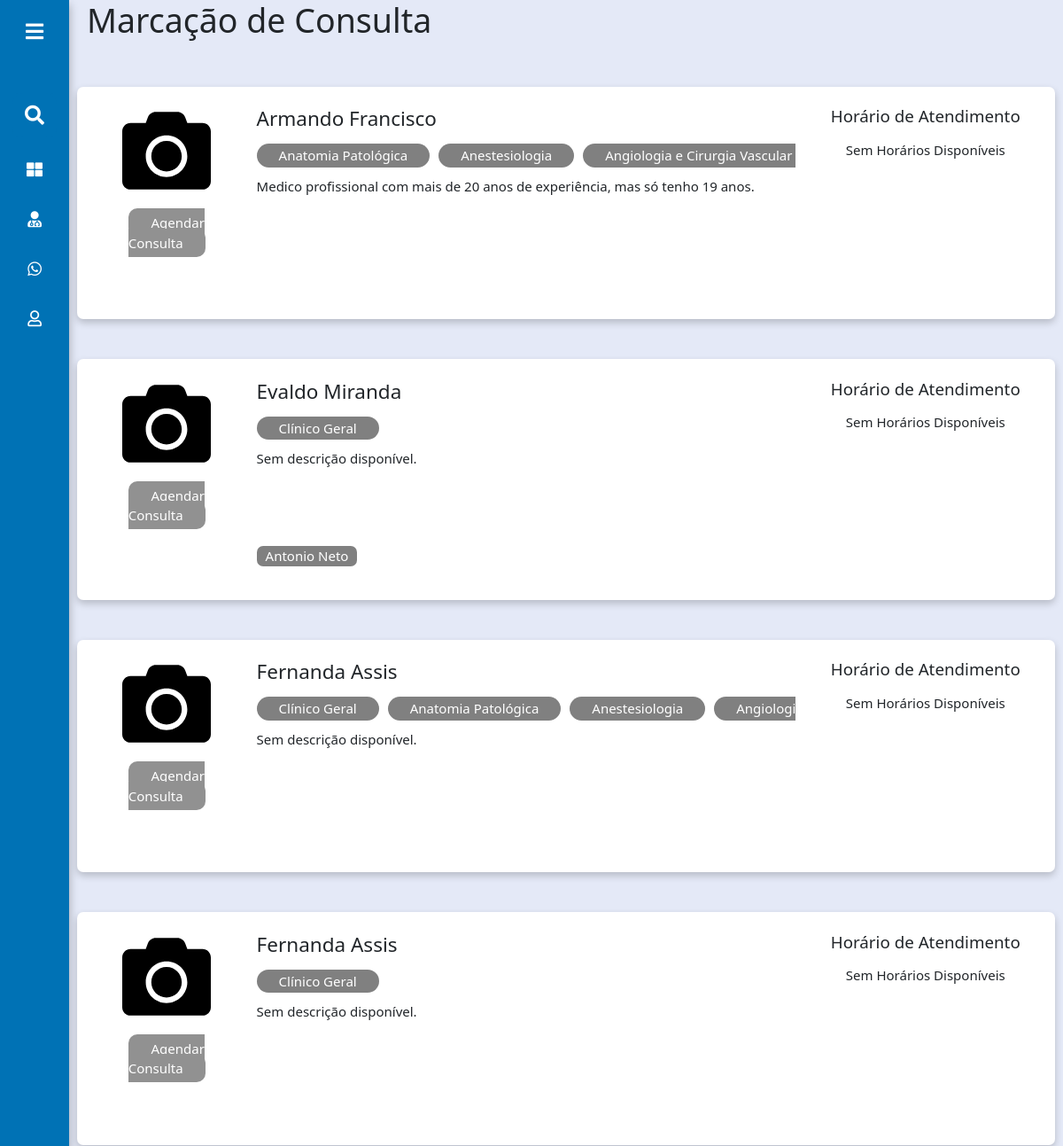
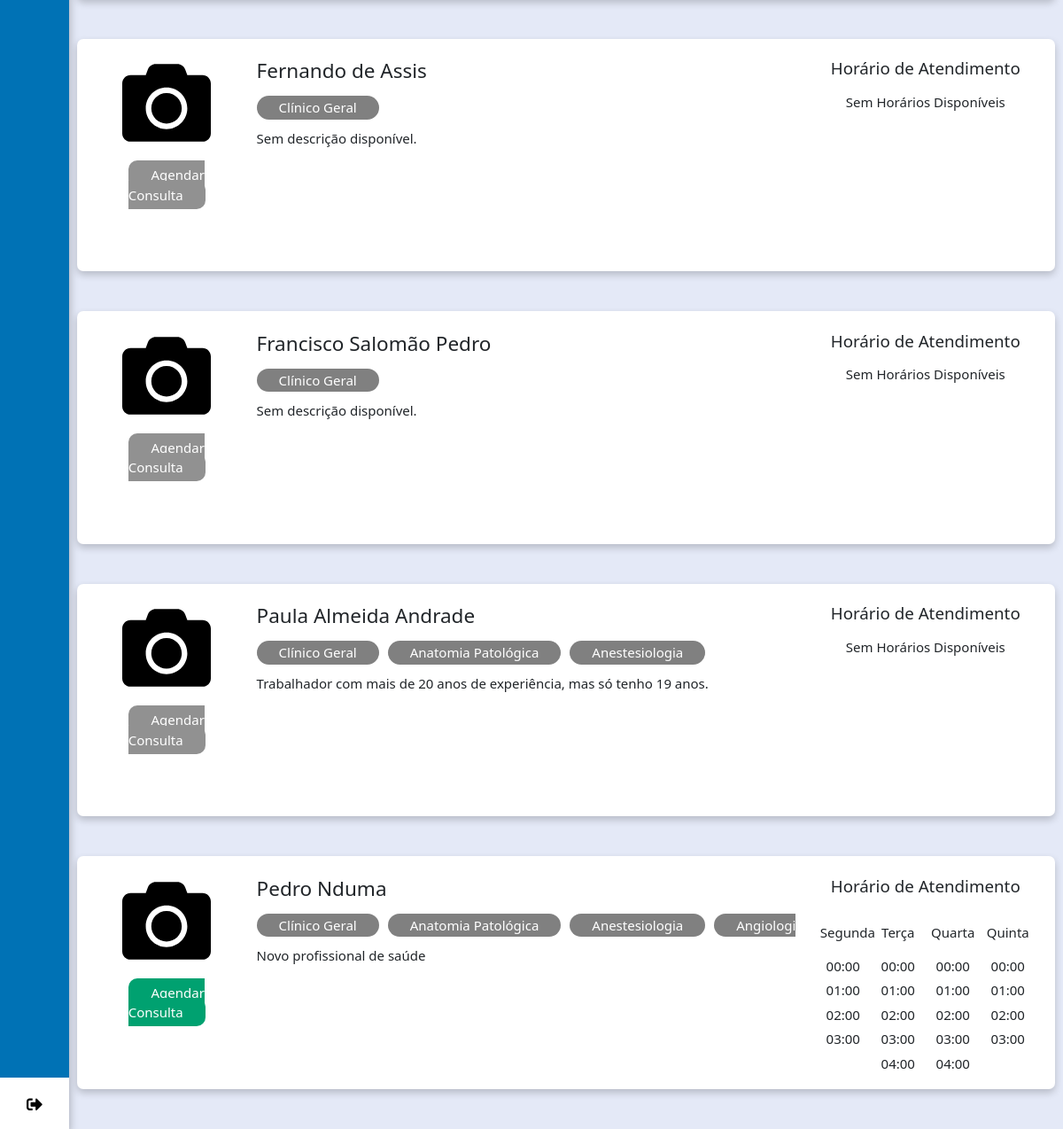
Page /interfaceusuario/Paciente/consulta.php (signed in) on the earlier database version (2 pictures, top to bottom).
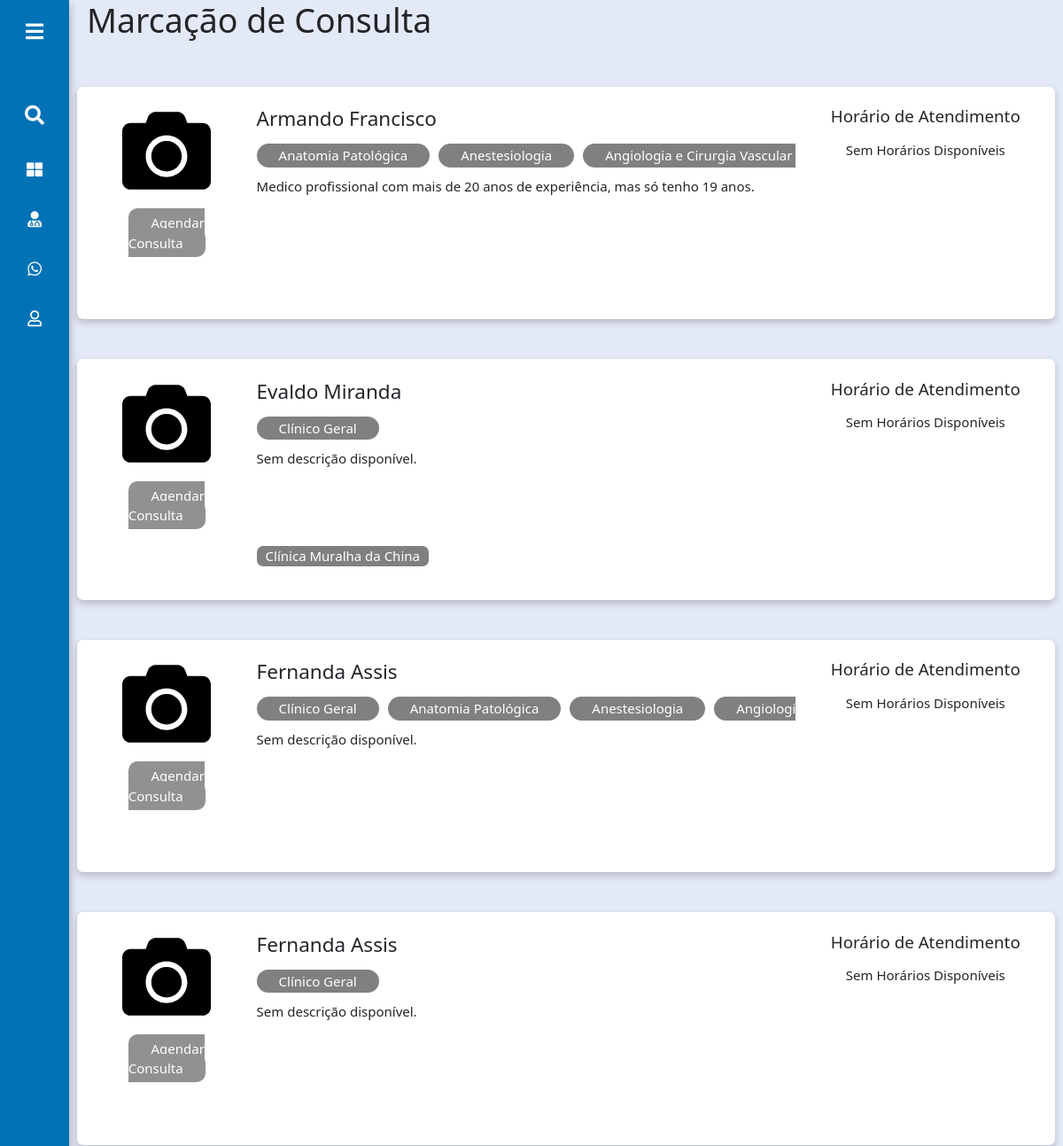
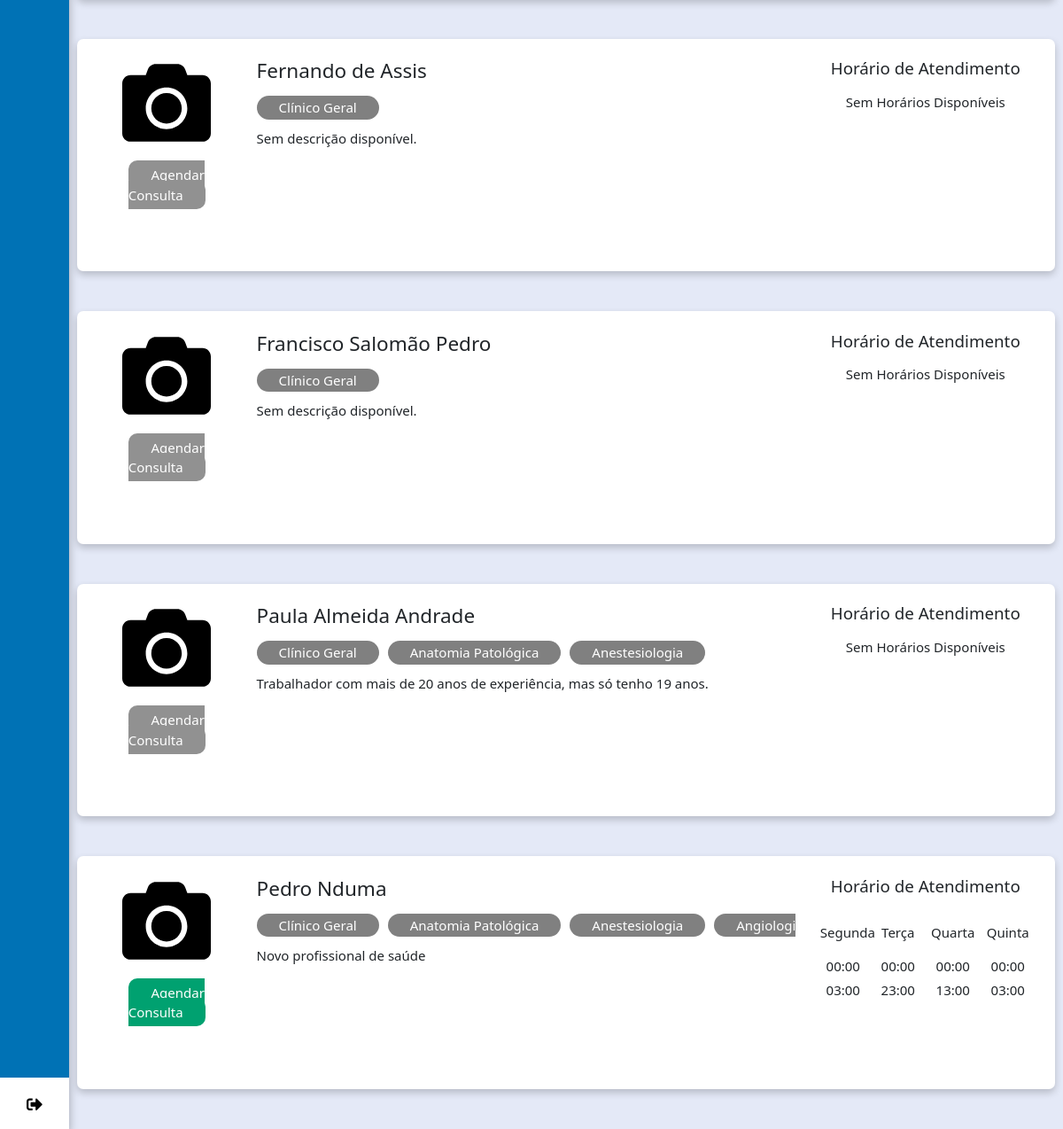
Same page on the later database version (2 pictures, top to bottom).
### tables this page shows
CREATE TABLE `pessoa` (
  `idPessoa` int(11) NOT NULL,
  `nomeUtilizador` varchar(100) DEFAULT NULL,
  `password` varchar(150) DEFAULT NULL,
  `nome` varchar(200) DEFAULT NULL,
  `peso` float DEFAULT NULL,
  `dataNasc` date DEFAULT NULL,
  `genero` varchar(25) DEFAULT NULL,
  `estCivil` varchar(25) DEFAULT NULL,
  `tipoSang` varchar(10) DEFAULT NULL,
  `tipoUser` varchar(20) DEFAULT NULL,
  `endereco` varchar(100) NOT NULL,
  `codMunicipio` int(11) NOT NULL,
  `documentoIdentificacao` varchar(100) NOT NULL,
  `numeroDocumento` varchar(100) NOT NULL,
  `foto` varchar(255) NOT NULL
);

CREATE TABLE `medico` (
  `numOrdem` varchar(20) NOT NULL,
  `idPessoa` int(11) DEFAULT NULL,
  `descricao` varchar(200) NOT NULL
);

CREATE TABLE `especialidademedico` (
  `numOrdem` varchar(20) DEFAULT NULL,
  `codEspecialidade` int(11) DEFAULT NULL
);

CREATE TABLE `especialidade` (
  `codEspecialidade` int(11) NOT NULL,
  `nome` varchar(100) DEFAULT NULL
);

CREATE TABLE `horariomedico` (
  `codHorarioMedico` int(11) NOT NULL,
  `diaSemana` varchar(40) NOT NULL,
  `horarioAtendimento` varchar(400) NOT NULL,
  `numOrdem` varchar(20) NOT NULL
);

### interfaceusuario/Paciente/consulta.php (the view, shortened to what this page needs)
<!DOCTYPE html>
<html lang="pt-PT">
<head>
  <link rel="stylesheet" type="text/css" href="../../css/estilo.css">
  <link rel="stylesheet" type="text/css" href="../../css/bootstrap.min.css">
  <link rel="stylesheet" type="text/css" href="../../css/all.css">
  <link rel="stylesheet" type="text/css" href="../../css/marcacao.css">
</head>
<body>
  <?php include_once "menu.php"; ?>
  <section class="home-section" id="perfil">
    <div class="text">
      <div class="row userNameTitle">
        <div class="col-lg-12">
          <h1>Marcação de Consulta</h1>
        </div>
        <div class="col-lg-12">
          <?php
          $medicos = "SELECT * FROM medico JOIN pessoa on (medico.idPessoa = pessoa.idPessoa) order by nome";
          $listamedicos = mysqli_query($mysqli, $medicos);
          while ($rows = mysqli_fetch_assoc($listamedicos)) { ?>
            <div class="row mt-5">
              <div class="row cartao-medico pb-4 pt-4">
                <div class="col-lg-2" style="margin: 0 auto;">
                  <?php if (!empty($dadosusuario['foto'])) { ?>
                    <img src="../../imagens/<?php echo $dadosusuario['foto']; ?>" alt="" style="width: 100px; height: 100px; margin: 0 auto; display: flex;">
                  <?php } else { ?>
                    <img src="../../imagens/camera-solid.svg" alt="" style="width: 100px; height: 100px; margin: 0 auto; display: flex;">
                  <?php } ?>
                  <div class="divBotaoMarcacaoConsulta">
                    <?php
                    $horarioAtendimento = "SELECT * FROM `horariomedico` INNER JOIN medico med ON(horariomedico.numOrdem = med.numOrdem) WHERE idPessoa = {$rows['idPessoa']}";
                    $listaHorarioAtendimento = mysqli_query($mysqli, $horarioAtendimento);
                    $rowsHorario = mysqli_num_rows($listaHorarioAtendimento);
                    if ($rowsHorario > 0) {
                      echo ' <a class="" href="?marcacaoConsulta=' . $rows["numOrdem"] . '" >Agendar Consulta</a>';
                    } else {
                      echo ' <a class="inativo">Agendar Consulta</a>';
                    }
                    ?>
                  </div>
                </div>
                <div class="col-lg-7">
                  <h4 class="mb-3"><?php echo $rows['nome']; ?></h4>
                  <?php
                  $esp = "SELECT * FROM especialidade esp JOIN especialidademedico espm ON(esp.codEspecialidade = espm.codEspecialidade) JOIN medico med ON(espm.numOrdem = med.numOrdem) WHERE idPessoa = {$rows['idPessoa']}";
                  $listaesp = mysqli_query($mysqli, $esp);
                  ?>
                  <div class="grupo-especialidades">
                    <?php
                    $rowsEsp = mysqli_num_rows($listaesp);
                    if ($rowsEsp > 0) {
                      while ($lesp = mysqli_fetch_assoc($listaesp)) { ?>
                        <p class="especialidades-medico"><?php echo $lesp['nome']; ?></p>
                      <?php }
                    } else {
                      ?>
                      <p class="especialidades-medico">Clínico Geral</p>
                    <?php
                    } ?>
                  </div>
                  <div class="detalhes-medico">
                    <p><?php if (!empty($rows['descricao'])) {
                          echo $rows['descricao'];
                        } else {
                          echo "Sem descrição disponível.";
                        }
                        ?></p>
                  </div>
                  <?php
                  $unh = "SELECT pessoa.nome FROM unhospitalar JOIN trabalhar on(unhospitalar.codHospital = trabalhar.codHospital) inner join pessoa on unhospitalar.idPessoa = pessoa.idPessoa WHERE numOrdem = '{$rows["numOrdem"]}'";
                  $listunh = mysqli_query($mysqli, $unh);
                  while ($lunh = mysqli_fetch_assoc($listunh)) { ?>
                    <span class="info"><?php echo $lunh['nome']; ?></span>
                  <?php } ?>
                </div>
                <div class="col-lg-3">
                  <div class="centro">
                    <h5 class="mb-3">Horário de Atendimento</h5>
                  </div>
                  <div class="containerHorario">
                    <?php
                    $horarioAtendimento = "SELECT * FROM `horariomedico` INNER JOIN medico med ON(horariomedico.numOrdem = med.numOrdem) WHERE idPessoa = {$rows['idPessoa']}";
                    $listaHorarioAtendimento = mysqli_query($mysqli, $horarioAtendimento);
                    ?>
                    <?php
                    $rowsHorario = mysqli_num_rows($listaHorarioAtendimento);
                    if ($rowsHorario > 0) {
                      while ($listHorario = mysqli_fetch_assoc($listaHorarioAtendimento)) { ?>
                        <div class="col-lg-3">
                          <p class="" style="margin-right: 15px"><?php echo '<p style="text-align: center; margin: 5px">' . $listHorario['diaSemana'] . '</p>'; ?></p>
                          <?php
                          $horariosExp = explode(",", $listHorario["horarioAtendimento"]);
                          foreach ($horariosExp as $chave => $valor) {
                            echo '<p style="text-align: center; margin: 5px">' . $valor . '</p>';
                          }
                          ?>
                        </div>
                      <?php }
                    } else {
                      ?>
                      <div class="col-lg-12">
                        <p style="text-align: center">Sem Horários Disponíveis</p>
                      </div>
                    <?php
                    } ?>
                  </div>
                </div>
              </div>
            </div>
          <?php } ?>
        </div>
      </div>
  </section>
</body>
</html>

### interfaceusuario/Paciente/menu.php (shortened to what this page needs)
<?php
include '../../conexao.php';
?>
<div class="sidebar french-blue">
    <div class="logo-details">
        <i class="fas fa-bars" id="btn"></i>
    </div>
    <ul class="nav-list">
        <li>
            <i class="fas fa-search bx-search"></i>
        </li>
        <li>
            <a href="index.php">
                <i class="fas fa-th-large"></i>
            </a>
        </li>
        <li>
            <a href="medicos.php">
                <i class="fas fa-user-md"></i>
            </a>
        </li>
        <li>
            <a href="#chat" onclick="">
                <i class="fab fa-whatsapp"></i>
            </a>
        </li>
        <li>
            <a href="perfil.php">
                <i class="far fa-user"></i>
            </a>
        </li>
        <li class="profile">
            <?php
            $sql = "SELECT * FROM pessoa WHERE idPessoa = {$_SESSION["idPessoa"]}";
            $dados = mysqli_query($mysqli, $sql);
            while ($dadosusuario = mysqli_fetch_assoc($dados)) {
            ?>
                <a href="../../index.php">
                    <i class="fas fa-sign-out-alt" id="log_out"></i>
                </a>
            <?php
            }
            ?>
        </li>
    </ul>
</div>

### css/estilo.css (style rules this page uses)
*, *:before, *:after { box-sizing: border-box; }
html, body { font-family: "Times New Roman", sans-serif; font-size: 15px; line-height: 1.5; box-sizing: border-box; }
.info { width: 100%; overflow: hidden; }
.sidebar { position: fixed; left: 0; top: 0; height: 100%; width: 78px; padding: 6px 14px; z-index: 99; transition: all 0.5s ease; box-shadow: 0 5px 10px rgba(0, 0, 0, 0.3); }
.sidebar .logo-details { height: 60px; display: flex; align-items: center; position: relative; }
.sidebar .logo-details #btn { position: absolute; top: 50%; right: 0; transform: translateY(-50%); font-size: 22px; transition: all 0.4s ease; font-size: 23px; text-align: center; cursor: pointer; transition: all 0.5s ease; }
.sidebar i { color: #fff; height: 60px; min-width: 50px; font-size: 28px; text-align: center; line-height: 60px; }
.sidebar .nav-list { text-align: left; margin-top: 20px; height: 100%; padding: 8px 0 8px 0; }
.sidebar li { position: relative; margin: 6px 0; list-style: none; }
.sidebar .bx-search { position: absolute; top: 50%; left: 0; transform: translateY(-50%); font-size: 22px; color: #fff; cursor: pointer; background: #0072b5; transition: all 0.4s ease; }
.sidebar li a { display: flex; height: 100%; width: 100%; border-radius: 7px; align-items: center; text-decoration: none; transition: all 0.4s ease; }
.sidebar li i { height: 50px; line-height: 50px; font-size: 18px; border-radius: 12px; }
.sidebar li.profile { position: fixed; height: 60px; width: 78px; left: 0; bottom: -8px; padding: 10px 14px; background: #fff; transition: all 0.5s ease; overflow: hidden; }
.sidebar .profile #log_out { position: absolute; top: 50%; right: 0; transform: translateY(-50%); width: 100%; height: 60px; line-height: 60px; border-radius: 0px; transition: all 0.5s ease; color: black; }
.home-section { position: relative; background: #e4e9f7; min-height: 100vh; top: 0; left: 78px; width: calc(100% - 78px); transition: all 0.5s ease; z-index: 2; }
.home-section .text { margin: 0 20px; }
.french-blue { color: #fff; background-color: #0072b5; }
.centro { text-align: center; }
.divBotaoMarcacaoConsulta { width: 100%; text-align: center; margin-top: 20px; }
.divBotaoMarcacaoConsulta a { padding: 6px 25px; color: white !important; background-color: #00a170; border-radius: 10px; text-decoration: none; }
.divBotaoMarcacaoConsulta .inativo { background-color: #919191; }

### css/all.css (style rules this page uses)
.fa, .fas, .far, .fal, .fad, .fab { -moz-osx-font-smoothing: grayscale; -webkit-font-smoothing: antialiased; display: inline-block; font-style: normal; font-variant: normal; text-rendering: auto; line-height: 1; }
.fa-bars:before { content: "\f0c9"; }
.fa-search:before { content: "\f002"; }
.fa-sign-out-alt:before { content: "\f2f5"; }
.fa-th-large:before { content: "\f009"; }
.fa-user:before { content: "\f007"; }
.fa-user-md:before { content: "\f0f0"; }
.fa-whatsapp:before { content: "\f232"; }
.fab { font-family: 'Font Awesome 5 Brands'; font-weight: 400; }
.far { font-family: 'Font Awesome 5 Free'; font-weight: 400; }
.fa, .fas { font-family: 'Font Awesome 5 Free'; font-weight: 900; }

### css/marcacao.css (style rules this page uses)
.cartao-medico { display: flex; width: 100%; height: auto; text-align: left; border-radius: 7px; box-shadow: 0 4px 8px 0 rgba(0, 0, 0, 0.2); background-color: white; margin: 0 auto; }
.info { width: auto; display: inline-block; background-color: #808080; color: white; padding: 0 10px; text-align: center; border-radius: 7px; margin: 10px 0; }
.detalhes-medico { height: 100px; }
.grupo-especialidades { width: 100%; display: flex; flex-direction: row; overflow-x: scroll; margin-top: top; }
.especialidades-medico { margin-right: 10px; white-space: nowrap; margin-bottom: 10px; background: gray; padding: 24px 2px; border-radius: 21px; color: white; padding: 2px 25px; }
.containerHorario { width: 100%; overflow: scroll; display: flex; flex-direction: row; height: 180px; }

Differences in the rows shown:
changed pessoa: nome "Antonio Neto" → "Clínica Muralha da China"
changed medico "Novo profissional de saúde": gains horariomedico (diaSemana "Terça", horarioAtendimento "00:00", horarioAtendimento "23:00"); gains horariomedico (diaSemana "Quarta", horarioAtendimento "00:00", horarioAtendimento "13:00"); loses horariomedico (diaSemana "Segunda", horarioAtendimento "00:00", horarioAtendimento "01:00", horarioAtendimento "02:00", horarioAtendimento "03:00"); loses horariomedico (diaSemana "Terça", horarioAtendimento "00:00", horarioAtendimento "01:00", horarioAtendimento "02:00", horarioAtendimento "03:00", horarioAtendimento "04:00"); loses horariomedico (diaSemana "Quarta", horarioAtendimento "00:00", horarioAtendimento "01:00", horarioAtendimento "02:00", horarioAtendimento "03:00", horarioAtendimento "04:00"); loses horariomedico (diaSemana "Quinta", horarioAtendimento "00:00", horarioAtendimento "01:00", horarioAtendimento "02:00", horarioAtendimento "03:00")
